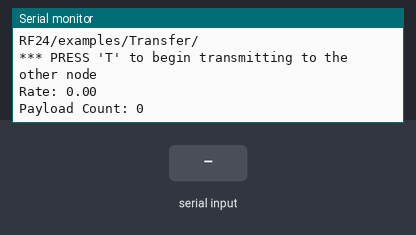
This sketch was run on a simulated Arduino Leonardo, built with avr-gcc and run on an emulated ATmega32U4. Shown: the last lines printed to the serial monitor. Inputs (shaded band) come from the test bench. Random numbers use the default seed unless the sketch sets one; no radio packets arrive unless stated.

Above: at 1.2 s.
1.3 s: "T" received over Serial
At 1.6 s:
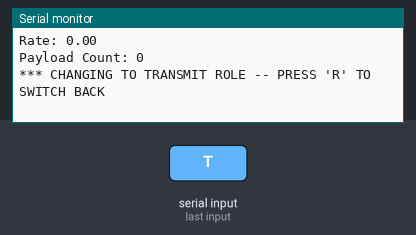
4.3 s: "R" received over Serial
At 6.9 s:
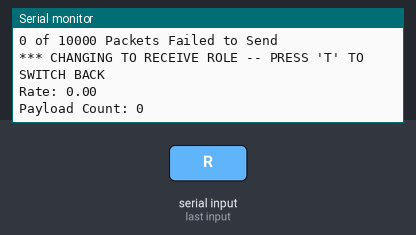

The sketch:

reperater.ino
```cpp
// (licence header left out)
#include <SPI.h>
#include "RF24.h"
/*************  USER Configuration *****************************/
                                          // Hardware configuration
RF24 radio(7,8);                        // Set up nRF24L01 radio on SPI bus plus pins 7 & 8
/***************************************************************/
const uint64_t pipes[2] = { 0xABCDABCD71LL, 0x544d52687CLL };   // Radio pipe addresses for the 2 nodes to communicate.
byte data[32];                           //Data buffer for testing data transfer speeds
unsigned long counter, rxTimer;          //Counter and timer for keeping track transfer info
unsigned long startTime, stopTime;
bool TX=1,RX=0,role=0;
void setup(void) {
  Serial.begin(115200);
  radio.begin();                           // Setup and configure rf radio
  radio.setChannel(1);
  radio.setPALevel(RF24_PA_MAX);
  radio.setDataRate(RF24_1MBPS);
  radio.setAutoAck(1);                     // Ensure autoACK is enabled
  radio.setRetries(2,15);                  // Optionally, increase the delay between retries & # of retries

  radio.setCRCLength(RF24_CRC_8);          // Use 8-bit CRC for performance
  radio.openWritingPipe(pipes[0]);
  radio.openReadingPipe(1,pipes[1]);

  radio.startListening();                 // Start listening
  radio.printDetails();                   // Dump the configuration of the rf unit for debugging

  Serial.println(F("\n\rRF24/examples/Transfer/"));
  Serial.println(F("*** PRESS 'T' to begin transmitting to the other node"));

  randomSeed(analogRead(0));              //Seed for random number generation

  for(int i=0; i<32; i++){
     data[i] = random(255);               //Load the buffer with random data
  }
  radio.powerUp();                        //Power up the radio
}
void loop(void){
  if(role == TX){

    delay(2000);

    Serial.println(F("Initiating Basic Data Transfer"));


    unsigned long cycles = 10000; //Change this to a higher or lower number.

    startTime = millis();
    unsigned long pauseTime = millis();

    for(int i=0; i<cycles; i++){        //Loop through a number of cycles
      data[0] = i;                      //Change the first byte of the payload for identification
      if(!radio.writeFast(&data,32)){   //Write to the FIFO buffers
        counter++;                      //Keep count of failed payloads
      }

      //This is only required when NO ACK ( enableAutoAck(0) ) payloads are used
//      if(millis() - pauseTime > 3){
//        pauseTime = millis();
//        radio.txStandBy();          // Need to drop out of TX mode every 4ms if sending a steady stream of multicast data
//        //delayMicroseconds(130);     // This gives the PLL time to sync back up
//      }

    }

   stopTime = millis();
                                         //This should be called to wait for completion and put the radio in standby mode after transmission, returns 0 if data still in FIFO (timed out), 1 if success
   if(!radio.txStandBy()){ counter+=3; } //Standby, block only until FIFO empty or auto-retry timeout. Flush TX FIFO if failed
   //radio.txStandBy(1000);              //Standby, using extended timeout period of 1 second

   float numBytes = cycles*32;
   float rate = numBytes / (stopTime - startTime);

   Serial.print("Transfer complete at "); Serial.print(rate); Serial.println(" KB/s");
   Serial.print(counter); Serial.print(" of "); Serial.print(cycles); Serial.println(" Packets Failed to Send");
   counter = 0;

   }


if(role == RX){
     while(radio.available()){
      radio.read(&data,32);
      counter++;
     }
   if(millis() - rxTimer > 1000){
     rxTimer = millis();
     unsigned long numBytes = counter*32;
     Serial.print(F("Rate: "));
     //Prevent dividing into 0, which will cause issues over a period of time
     Serial.println(numBytes > 0 ? numBytes/1000.0:0);
     Serial.print(F("Payload Count: "));
     Serial.println(counter);
     counter = 0;
   }
  }
  //
  // Change roles
  //
  if ( Serial.available() )
  {
    char c = toupper(Serial.read());
    if ( c == 'T' && role == RX )
    {
      Serial.println(F("*** CHANGING TO TRANSMIT ROLE -- PRESS 'R' TO SWITCH BACK"));
      radio.openWritingPipe(pipes[1]);
      radio.openReadingPipe(1,pipes[0]);
      radio.stopListening();
      role = TX;                  // Become the primary transmitter (ping out)
    }
    else if ( c == 'R' && role == TX )
    {
      radio.openWritingPipe(pipes[0]);
      radio.openReadingPipe(1,pipes[1]);
      radio.startListening();
      Serial.println(F("*** CHANGING TO RECEIVE ROLE -- PRESS 'T' TO SWITCH BACK"));
      role = RX;                // Become the primary receiver (pong back)
    }
  }
}
```

Measured:
- after the input at 1.3 s, the serial monitor: prints a new line at once (image 1)
- after the input at 4.3 s, the serial monitor: prints a new line after 2.0 s (image 2)
